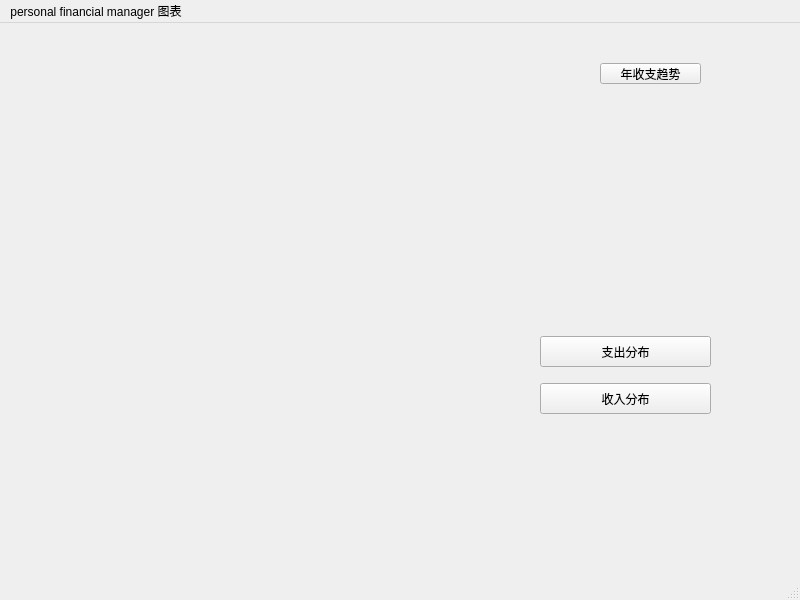
<?xml version="1.0" encoding="UTF-8"?>
<ui version="4.0">
 <class>GraphWindow</class>
 <widget class="QMainWindow" name="GraphWindow">
  <property name="geometry">
   <rect>
    <x>0</x>
    <y>0</y>
    <width>800</width>
    <height>600</height>
   </rect>
  </property>
  <property name="windowTitle">
   <string>MainWindow</string>
  </property>
  <widget class="QWidget" name="centralwidget">
   <widget class="QWidget" name="chartWidget" native="true">
    <property name="geometry">
     <rect>
      <x>30</x>
      <y>20</y>
      <width>561</width>
      <height>231</height>
     </rect>
    </property>
   </widget>
   <widget class="QPushButton" name="generateReportButton">
    <property name="geometry">
     <rect>
      <x>600</x>
      <y>40</y>
      <width>101</width>
      <height>21</height>
     </rect>
    </property>
    <property name="text">
     <string>年收支趋势</string>
    </property>
   </widget>
   <widget class="QPushButton" name="CategoryExpenseReportButton">
    <property name="geometry">
     <rect>
      <x>540</x>
      <y>313</y>
      <width>171</width>
      <height>31</height>
     </rect>
    </property>
    <property name="text">
     <string>支出分布</string>
    </property>
   </widget>
   <widget class="QWidget" name="chartWidget_2" native="true">
    <property name="geometry">
     <rect>
      <x>30</x>
      <y>260</y>
      <width>451</width>
      <height>291</height>
     </rect>
    </property>
   </widget>
   <widget class="QPushButton" name="CategoryIncomeReportButton">
    <property name="geometry">
     <rect>
      <x>540</x>
      <y>360</y>
      <width>171</width>
      <height>31</height>
     </rect>
    </property>
    <property name="text">
     <string>收入分布</string>
    </property>
   </widget>
  </widget>
  <widget class="QMenuBar" name="menubar">
   <property name="geometry">
    <rect>
     <x>0</x>
     <y>0</y>
     <width>800</width>
     <height>17</height>
    </rect>
   </property>
   <widget class="QMenu" name="menupersonal_financial_manager">
    <property name="title">
     <string>personal financial manager 图表</string>
    </property>
   </widget>
   <addaction name="menupersonal_financial_manager"/>
  </widget>
  <widget class="QStatusBar" name="statusbar"/>
 </widget>
 <resources/>
 <connections/>
</ui>
